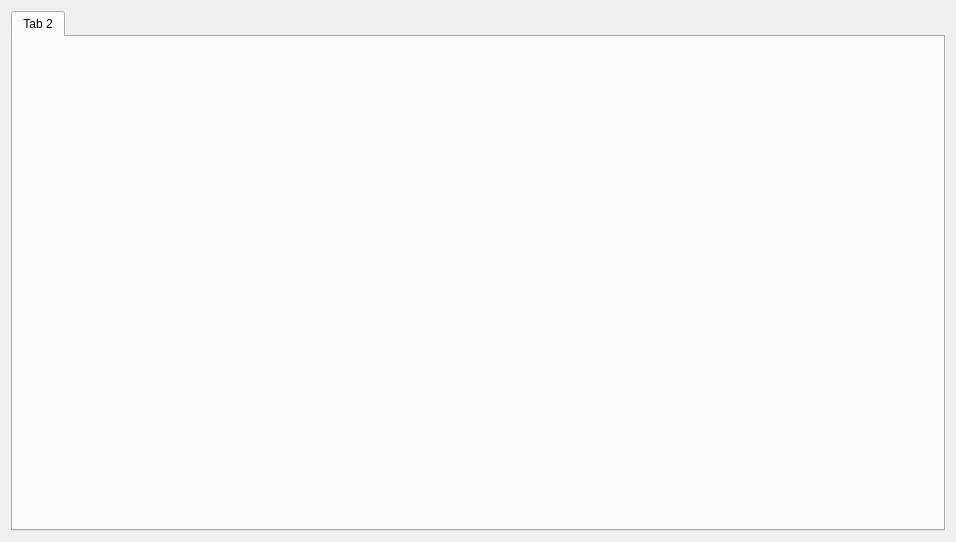
<?xml version="1.0" encoding="UTF-8"?>
<ui version="4.0">
 <class>OutPutViewClass</class>
 <widget class="QWidget" name="OutPutViewClass">
  <property name="geometry">
   <rect>
    <x>0</x>
    <y>0</y>
    <width>956</width>
    <height>542</height>
   </rect>
  </property>
  <property name="windowTitle">
   <string>OutPutView</string>
  </property>
  <layout class="QVBoxLayout" name="verticalLayout">
   <item>
    <widget class="QTabWidget" name="tabWidget">
     <widget class="QWidget" name="tab_2">
      <attribute name="title">
       <string>Tab 2</string>
      </attribute>
     </widget>
    </widget>
   </item>
  </layout>
 </widget>
 <layoutdefault spacing="6" margin="11"/>
 <resources/>
 <connections/>
</ui>
